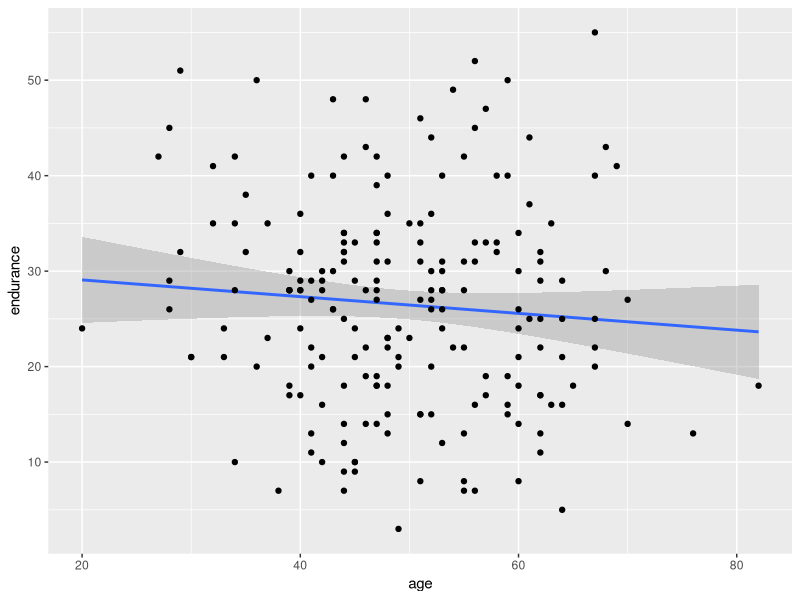

The R source for this figure:
#Lab 5
rm(list=ls())
library(psych)
library(ggplot2)

PE <- read.table("stats1-datafiles-Stats1.13.Lab.05.txt", header = T)

describe(PE)
# Standard error calculation
# Standard error = Standard deviation / sqrt(sample size)
table1 <- describe(PE)
table1
age.sd <- table1[2,4]
age.sd
age.n  <- table1[2,2]
age.n
age.se <- age.sd / sqrt(age.n)
age.se


#Correlation Analsysis
cor(PE[2:4])

# NHST for each correlation coefficient
cor.test(PE$age, PE$activeyears)
cor.test(PE$endurance, PE$activeyears)
cor.test(PE$endurance, PE$age)


# save the correlation in a table to illutrate caculation of regression
# coefficients
table2 <- cor(PE[2:4])

# Regression analyses, unstandardized
model1 <- lm(PE$endurance ~ PE$age)
summary(model1)

# Regression coefficent
# B = r * (sdy / sdx)

# Standard error of Regression coeffiecent
# se.B = sqrt [ (SS.resid / (N-2) ) / SS.X ]
# N == dof
table3 <- anova(model1)
table3
SS.resid <- table3[2,2]
df <- table3[2,1]
SS.X <- table3[1,2] + table3[2,2]  # sum of both model + resid
se.B <- sqrt ( (SS.resid / df ) / SS.X) 
se.B

# Print 95% conf. in for the regression coeff.
confint(model1)

# Illustration of calculation of conf. int.
# Upper value = B + (tcrit * se.B) and Lower value = B - (tcrit * se.B)

# few more stuff here


# plotting with conf. int. aorund regression line
ggplot(PE, aes(x=age, y=endurance)) + geom_smooth(method = 'lm') +
    geom_point()


